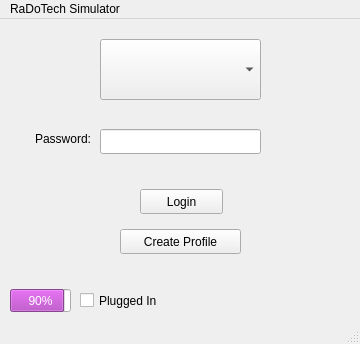
<?xml version="1.0" encoding="UTF-8"?>
<ui version="4.0">
 <class>LoginWindow</class>
 <widget class="QMainWindow" name="LoginWindow">
  <property name="geometry">
   <rect>
    <x>0</x>
    <y>0</y>
    <width>360</width>
    <height>344</height>
   </rect>
  </property>
  <property name="windowTitle">
   <string>MainWindow</string>
  </property>
  <widget class="QWidget" name="centralwidget">
   <widget class="QLineEdit" name="txtLoginPass">
    <property name="geometry">
     <rect>
      <x>100</x>
      <y>110</y>
      <width>161</width>
      <height>25</height>
     </rect>
    </property>
    <property name="text">
     <string/>
    </property>
   </widget>
   <widget class="QLabel" name="label_24">
    <property name="geometry">
     <rect>
      <x>20</x>
      <y>110</y>
      <width>71</width>
      <height>20</height>
     </rect>
    </property>
    <property name="text">
     <string>Password:</string>
    </property>
    <property name="alignment">
     <set>Qt::AlignRight|Qt::AlignTrailing|Qt::AlignVCenter</set>
    </property>
   </widget>
   <widget class="QComboBox" name="cmbProfile">
    <property name="geometry">
     <rect>
      <x>100</x>
      <y>20</y>
      <width>161</width>
      <height>61</height>
     </rect>
    </property>
    <property name="currentIndex">
     <number>-1</number>
    </property>
   </widget>
   <widget class="QPushButton" name="btnLogin">
    <property name="geometry">
     <rect>
      <x>140</x>
      <y>170</y>
      <width>83</width>
      <height>25</height>
     </rect>
    </property>
    <property name="text">
     <string>Login</string>
    </property>
   </widget>
   <widget class="QPushButton" name="btnCreateProfile">
    <property name="geometry">
     <rect>
      <x>120</x>
      <y>210</y>
      <width>121</width>
      <height>25</height>
     </rect>
    </property>
    <property name="text">
     <string>Create Profile</string>
    </property>
   </widget>
   <widget class="QCheckBox" name="isCharging">
    <property name="geometry">
     <rect>
      <x>80</x>
      <y>270</y>
      <width>90</width>
      <height>23</height>
     </rect>
    </property>
    <property name="text">
     <string>Plugged In</string>
    </property>
   </widget>
   <widget class="QProgressBar" name="ChargeIndicator">
    <property name="geometry">
     <rect>
      <x>10</x>
      <y>270</y>
      <width>61</width>
      <height>23</height>
     </rect>
    </property>
    <property name="palette">
     <palette>
      <active>
       <colorrole role="Highlight">
        <brush brushstyle="SolidPattern">
         <color alpha="255">
          <red>192</red>
          <green>97</green>
          <blue>203</blue>
         </color>
        </brush>
       </colorrole>
      </active>
      <inactive>
       <colorrole role="Highlight">
        <brush brushstyle="SolidPattern">
         <color alpha="255">
          <red>192</red>
          <green>97</green>
          <blue>203</blue>
         </color>
        </brush>
       </colorrole>
      </inactive>
      <disabled>
       <colorrole role="Highlight">
        <brush brushstyle="SolidPattern">
         <color alpha="255">
          <red>145</red>
          <green>145</green>
          <blue>145</blue>
         </color>
        </brush>
       </colorrole>
      </disabled>
     </palette>
    </property>
    <property name="value">
     <number>90</number>
    </property>
    <property name="alignment">
     <set>Qt::AlignLeading|Qt::AlignLeft|Qt::AlignVCenter</set>
    </property>
    <property name="textVisible">
     <bool>true</bool>
    </property>
    <property name="invertedAppearance">
     <bool>false</bool>
    </property>
    <property name="textDirection">
     <enum>QProgressBar::TopToBottom</enum>
    </property>
   </widget>
  </widget>
  <widget class="QMenuBar" name="menubar">
   <property name="geometry">
    <rect>
     <x>0</x>
     <y>0</y>
     <width>360</width>
     <height>22</height>
    </rect>
   </property>
   <widget class="QMenu" name="menuRaDoTech_Simulator">
    <property name="title">
     <string>RaDoTech Simulator</string>
    </property>
   </widget>
   <addaction name="menuRaDoTech_Simulator"/>
  </widget>
  <widget class="QStatusBar" name="statusbar"/>
 </widget>
 <resources/>
 <connections/>
</ui>
